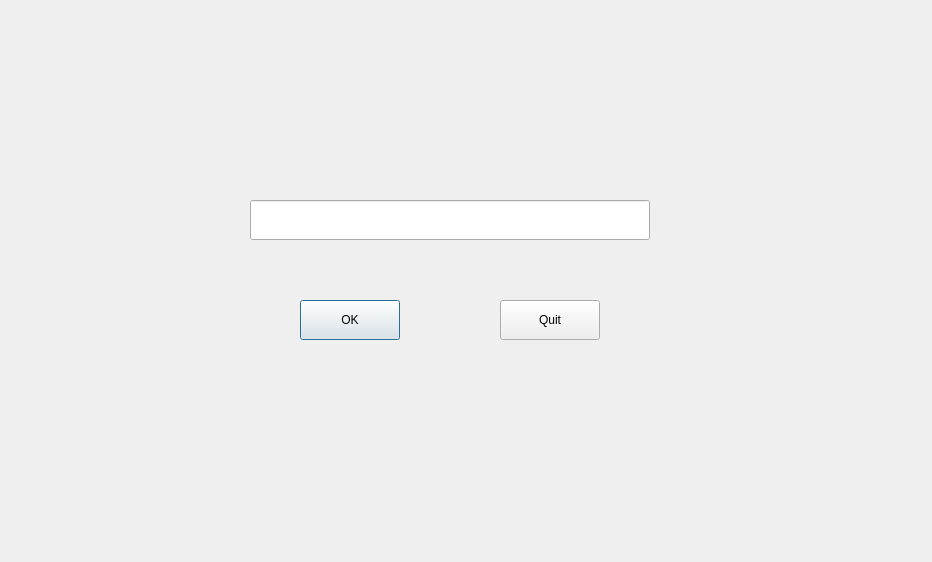
<?xml version="1.0" encoding="UTF-8"?>
<ui version="4.0">
 <class>WelcomeScreen</class>
 <widget class="QDialog" name="WelcomeScreen">
  <property name="geometry">
   <rect>
    <x>0</x>
    <y>0</y>
    <width>932</width>
    <height>562</height>
   </rect>
  </property>
  <property name="windowTitle">
   <string>Welcome</string>
  </property>

  <!-- خلفية الصورة -->
  <widget class="QLabel" name="background">
   <property name="geometry">
    <rect>
     <x>0</x>
     <y>0</y>
     <width>932</width>
     <height>562</height>
    </rect>
   </property>
   <property name="pixmap">
    <string>background.jpg</string>
   </property>
   <property name="scaledContents">
    <bool>true</bool>
   </property>
  </widget>

  <!-- حقل الكتابة -->
  <widget class="QLineEdit" name="inputField">
   <property name="geometry">
    <rect>
     <x>250</x>
     <y>200</y>
     <width>400</width>
     <height>40</height>
    </rect>
   </property>
  </widget>

  <!-- زر OK -->
  <widget class="QPushButton" name="btnOK">
   <property name="geometry">
    <rect>
     <x>300</x>
     <y>300</y>
     <width>100</width>
     <height>40</height>
    </rect>
   </property>
   <property name="text">
    <string>OK</string>
   </property>
  </widget>

  <!-- زر Quit -->
  <widget class="QPushButton" name="btnQuit">
   <property name="geometry">
    <rect>
     <x>500</x>
     <y>300</y>
     <width>100</width>
     <height>40</height>
    </rect>
   </property>
   <property name="text">
    <string>Quit</string>
   </property>
  </widget>

 </widget>
 <resources/>
 <connections/>
</ui>
